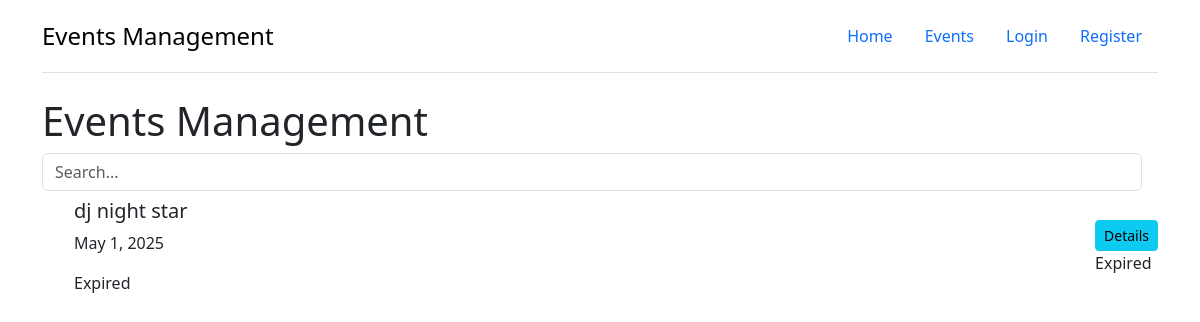
The page / on the database its author committed.
### events/models.py (models this page shows, shortened)
class Event(models.Model):
    EVENT_STATUS_CHOICES = [
        ('upcoming', 'upcoming'),
        ('ongoing', 'ongoing'),
        ('completed', 'completed')
    ]
    name = models.CharField(max_length=100)
    description = models.TextField()
    date = models.DateField()
    start_time = models.TimeField()
    end_time = models.TimeField()
    is_public = models.BooleanField(default=False)
    location = models.CharField(max_length=100, blank=True, null=True)
    max_participants = models.PositiveIntegerField()
    organizer = models.ForeignKey(
        User, on_delete=models.CASCADE, related_name='organized_events')
    venue = models.ForeignKey(
        Venue, on_delete=models.CASCADE, related_name='events')
    pub_date = models.TimeField(default=now)
    status = models.CharField(
        max_length=10, choices=EVENT_STATUS_CHOICES, default="upcoming")

### events/views.py (the view)
# urls.py: path("", views.IndexView.as_view(), name="index"),
class IndexView(generic.ListView):
    template_name = "events/index.html"
    context_object_name = "events"
    def get_queryset(self):
        query = self.request.GET.get("q")
        if query:
            return Event.objects.filter(is_public=True, name__icontains=query).order_by("-pub_date")
        else:
            return Event.objects.filter(is_public=True).order_by("-pub_date")
    def get_context_data(self, **kwargs):
        context = super().get_context_data(**kwargs)
        context['today'] = timezone.now().date()
        return context

### events/templates/events/index.html (shortened to what this page needs)
{% extends "events/base.html" %}
{% block content %}
<h1 class="text-3xl font-bold underline">Events Management</h1>
<form class="col-12 col-lg-auto mb-3 mb-lg-0 me-lg-3" method="GET" action="{% url 'index' %}" role="search">
    <input type="search" name="q" id="q" class="form-control" placeholder="Search..." aria-label="Search">
</form>
<ul class="my-2">
    {% for event in events %}
        <li class="list-group-item d-flex justify-content-between align-items-center">
            <div>
                <h5>{{ event.name }}</h5>
                <p>{{ event.date }} </p>
                {% if event.date < today %}
                    <p class="text-red-500">Expired</p>
                {% else %}
                    <p>Tickets Left: {{ event.get_remaining_tickets }}</p>
                {% endif %}
            </div>
            <div>
                <a href="{% url 'details' event.id %}" class="btn btn-info btn-sm">Details</a>
                <form action="{% url 'buy-ticket' event.id %}" method="POST" style="display: inline;">
                    {% if event.date < today %}
                        <p class="text-red-500">Expired</p>
                    {% else %}
                        {% if event.get_remaining_tickets > 0 %}
                            <button type="submit" class="btn btn-success btn-sm">Register</button>
                        {% else %}
                            <button type="button" class="btn btn-secondary btn-sm" disabled>Sold Out</button>
                        {% endif %}
                    {% endif %}
                </form>
            </div>
        </li>
    {% empty %}
        <p class="text-muted">No public events available at the moment.</p>
    {% endfor %}
</ul>
{% endblock %}

### rows shown on the page
Event: name "dj night star", date "May 1, 2025", shows "Expired"
